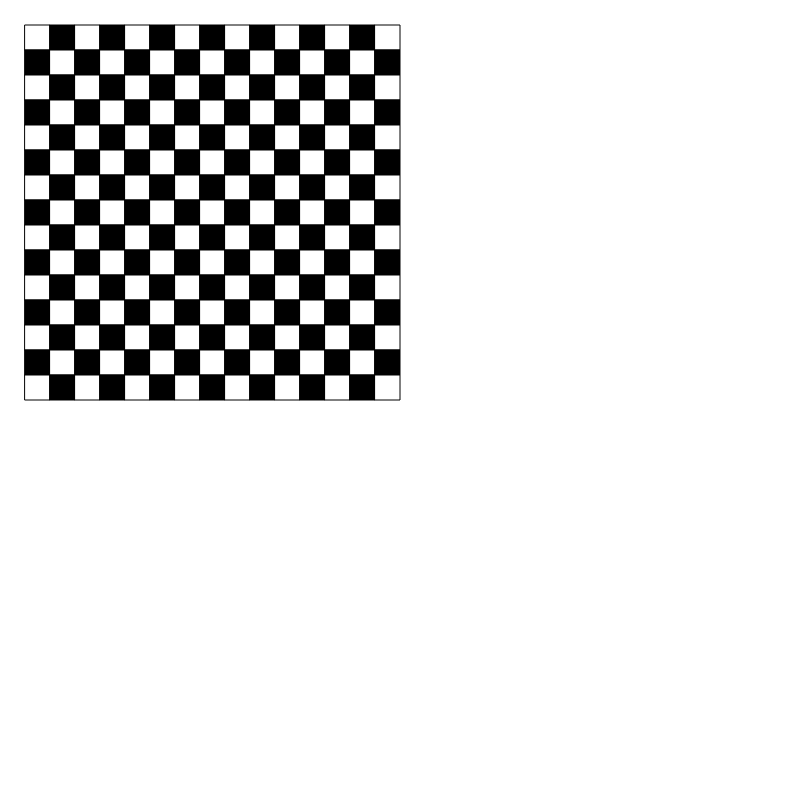
Frame 1 (no input)
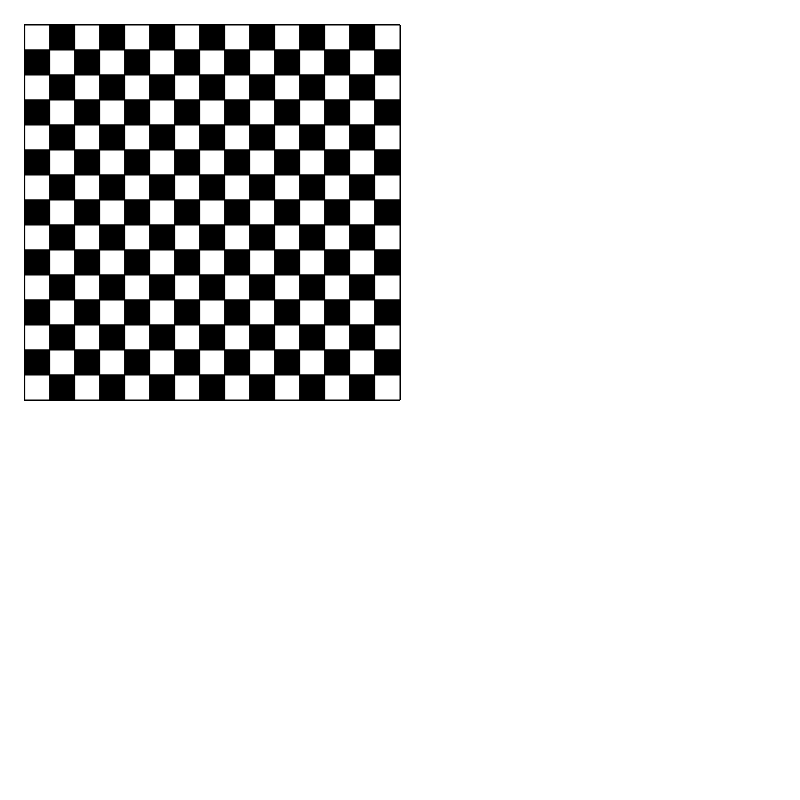
Frame 60 (no input)
Frame 120 (the mouse pressed at the canvas centre since frame 60): identical to frame 60, image omitted

The p5.js sketch that drew these frames (run headless with seeded random() and noise() and a simulated clock; from frame 60 on, the mouse is pressed at the canvas centre):

// p5.js sketch
// ── sketch.js
let angle = 0;

function setup() {
  createCanvas(800, 800);
  angleMode(DEGREES);

}

  function draw() {
    for (var x = 25; x < 400; x += 25) {
      for (var y = 25; y < 400; y += 25) {
        stroke(0);

// scacchiera
        if (x % 2 == 0 && y%2 !=0) {
        fill(0);
        }
        else if (x % 2 != 0 && y%2 ==0) {
        fill(0);
        }
        else {
          fill (255);
        }
        rect(x, y, 25, 25);
      }
    }

  }
